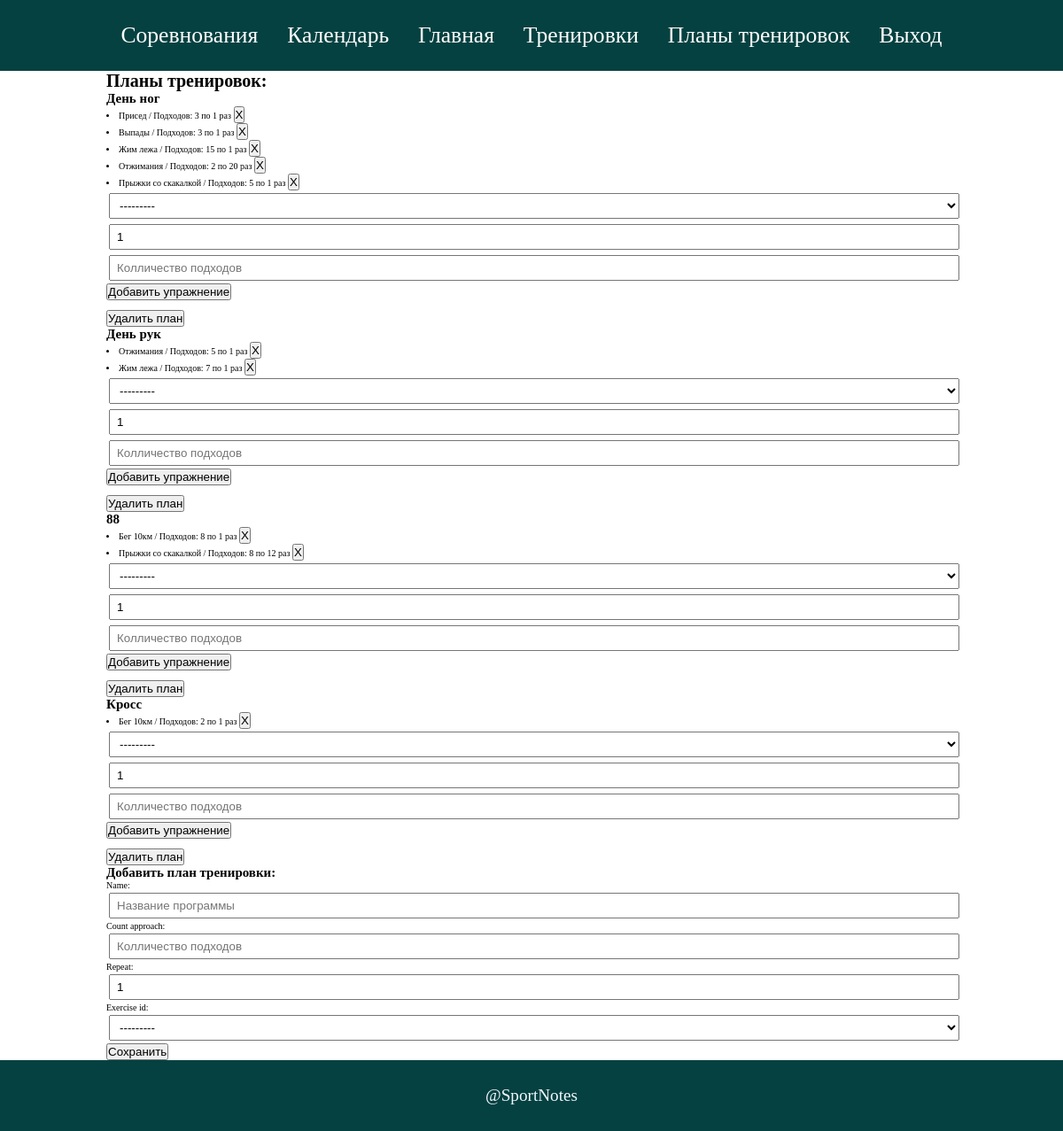
Screenshot of /training_plans/ (signed in) with the database file from the repository.
### training/models.py (models this page shows)
class Program(models.Model):
    name = models.CharField(max_length=100)
    count_approach = models.IntegerField(null=True, blank=True) # подходы
    repeat = models.IntegerField(default=1, blank=True) # повторений
    exercise_id = models.ForeignKey(Exercise, on_delete=models.CASCADE)
    def __str__(self):
        return self.name

class Exercise(models.Model):
    name = models.CharField(max_length=100)
    def __str__(self):
        return self.name

### training/views.py (the view)
# urls.py: path('training_plans/', show_training_plan),
def show_training_plan(reguest):
    form = ProgramForm()
    list_program = Program.objects.all()
    list_plan_name = []
    for i in list_program:
        if i.name not in list_plan_name:
            list_plan_name.append(i.name)
    data = {
        'list_program':list_program,
        'list_plan_name': list_plan_name,
        'form': form
    }
    return render(reguest, "training/training_plans.html", data)

### training/forms.py
class ProgramForm(ModelForm):
    class Meta:
        model = Program
        fields = ['name', 'count_approach', 'repeat', 'exercise_id']
        widgets = {
            'name': TextInput(attrs={
                'class': 'intput_competition',
                'placeholder': 'Название программы'
            }),
            'count_approach': NumberInput(attrs={
                'class': 'intput_competition',
                'placeholder': 'Колличество подходов'
            }),
            'repeat': NumberInput(attrs={
                'class': 'intput_competition',
                'placeholder': 'Колличество повторений'
            }),
        }

### templates/training/training_plans.html (shortened to what this page needs)
{% extends "base.html" %}
{% block content %}
<div class="add-discipline">
    <h1>Планы тренировок:</h1>
        {% for item in list_plan_name%}
            <h2>{{ item }}  </h2>
            {% for i in list_program %}
                {% if i.name == item %}
                <form method="POST" action="/delete_exercise_from_program/">
                <li>{{ i.exercise_id.name }} / Подходов: {{ i.count_approach }} по {{i.repeat}} раз <input type="submit" value="X" class=""> </li>
                </form>
                {% endif%}
            {% endfor %}
            <form method="POST" action="/add_exercise_to_plan/">
                {{form.exercise_id}}
                {{form.repeat}}
                {{form.count_approach}}
                <input type="submit" value="Добавить упражнение" class="">
            </form>
            <br>
            <form method="POST" action="/delete_plan/">
                <input type="submit" value="Удалить план" class="">
            </form>
        {% endfor%}
</div>
<div class="add_training_plan">
    <h2>Добавить план тренировки:</h2>
    <form method="POST" action="add_training_plan/">
        {{form}}
        <input type="submit" value="Сохранить" class="">
    </form>
</div>
{% endblock content %}

### training/static/css/style.css (style rules this page uses)
:root { --main-bg-color: rgb(5, 65, 65); --main-bg-hover-color: rgb(9, 87, 87); --main-text-color: aliceblue; }
* { margin: 0; padding: 0; box-sizing: border-box; }
body { font-size: 10px; }
select { display: block; width: 100%; padding: 5px 7px; margin: 3px; }
.intput_competition { padding: 5px 7px; margin: 3px; width: 100%; }

### rows the page displays
Program: list_plan_name "День ног", exercise_id.name "Присед", count_approach "3", repeat "1"
Program: exercise_id.name "Выпады", count_approach "3", repeat "1"
Program: exercise_id.name "Жим лежа", count_approach "15", repeat "1"
Program: exercise_id.name "Отжимания", count_approach "2", repeat "20"
Program: exercise_id.name "Прыжки со скакалкой", count_approach "5", repeat "1"
Program: list_plan_name "День рук", exercise_id.name "Отжимания", count_approach "5", repeat "1"
Program: exercise_id.name "Жим лежа", count_approach "7", repeat "1"
Program: list_plan_name "88", exercise_id.name "Бег 10км", count_approach "8", repeat "1"
Program: exercise_id.name "Прыжки со скакалкой", count_approach "8", repeat "12"
Program: list_plan_name "Кросс", exercise_id.name "Бег 10км", count_approach "2", repeat "1"
